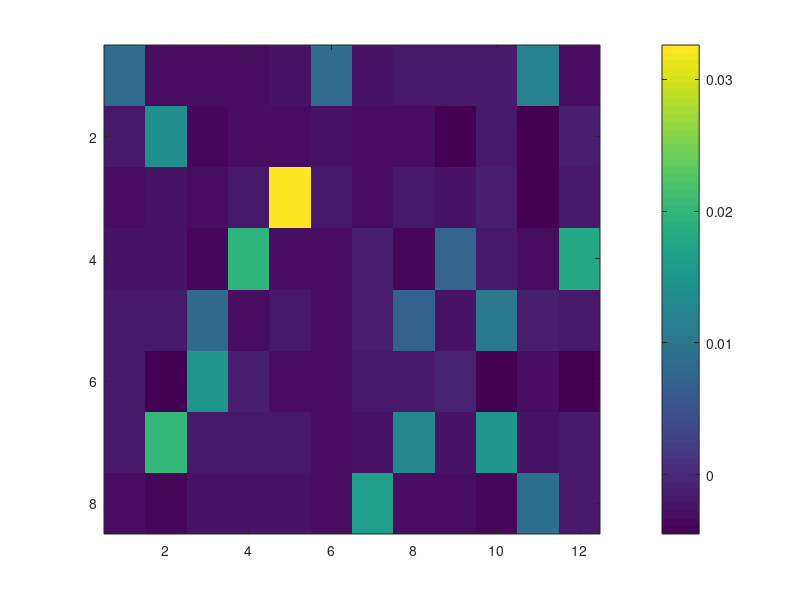

Write MATLAB code to recreate this figure. (Note: this script raises an error after producing the figure.)
% 3 blue wells

% calculated diff between measurement (ex = 630nm) and ref (em = 470nm)

y_pre = [0.0087	-0.0032	-0.0032	-0.003	-0.0025	0.0088	-0.0026	-0.0021	-0.0018	-0.0018	0.0118	-0.0028
-0.002	0.0138	-0.0034	-0.0032	-0.0033	-0.0027	-0.0031	-0.0031	-0.0043	-0.002	-0.004	-0.0016
-0.0028	-0.0023	-0.003	-0.0019	0.0326	-0.002	-0.0028	-0.0019	-0.0024	-0.0013	-0.004	-0.0017
-0.0024	-0.0025	-0.0037	0.0193	-0.0032	-0.003	-0.0014	-0.0037	0.0072	-0.0018	-0.0033	0.0177
-0.0021	-0.0018	0.0081	-0.003	-0.002	-0.0032	-0.0013	0.007	-0.0024	0.0101	-0.0011	-0.0021
-0.0018	-0.004	0.0148	-0.0012	-0.0028	-0.0028	-0.0018	-0.002	-0.001	-0.0043	-0.003	-0.0045
-0.0021	0.0199	-0.0021	-0.0018	-0.002	-0.0028	-0.0024	0.0125	-0.0026	0.0152	-0.0023	-0.0017
-0.003	-0.0034	-0.0024	-0.0023	-0.0022	-0.003	0.0161	-0.0029	-0.0029	-0.0037	0.0089	-0.0018];

imagesc(y_pre)
colorbar

% reshape matrix to 96x1 vector
y=reshape(y_pre,96,1);

% pooling matrix
A = load('RS_matrix.tab');

imagesc(A)

% normalize pooling matrix
A0 = normalizeRows(A,2)/2;

tau = 0.005*max(abs(A0'*y));

% adjust tau: 
fractionalOutput = applyGPSR(y, A0, tau);
bar(fractionalOutput)

% xlim([length(fractionalOutput)+1]);

discreteOutput = modifySolution(fractionalOutput, A0, y);
bar(discreteOutput)

x=discreteOutput;

%find pools containing positive specimens
C.loc=find(x==1);

% well/plate info
C.Plate_Well=mod(C.loc,96);
C.Plate_No=ceil(C.loc/96);


